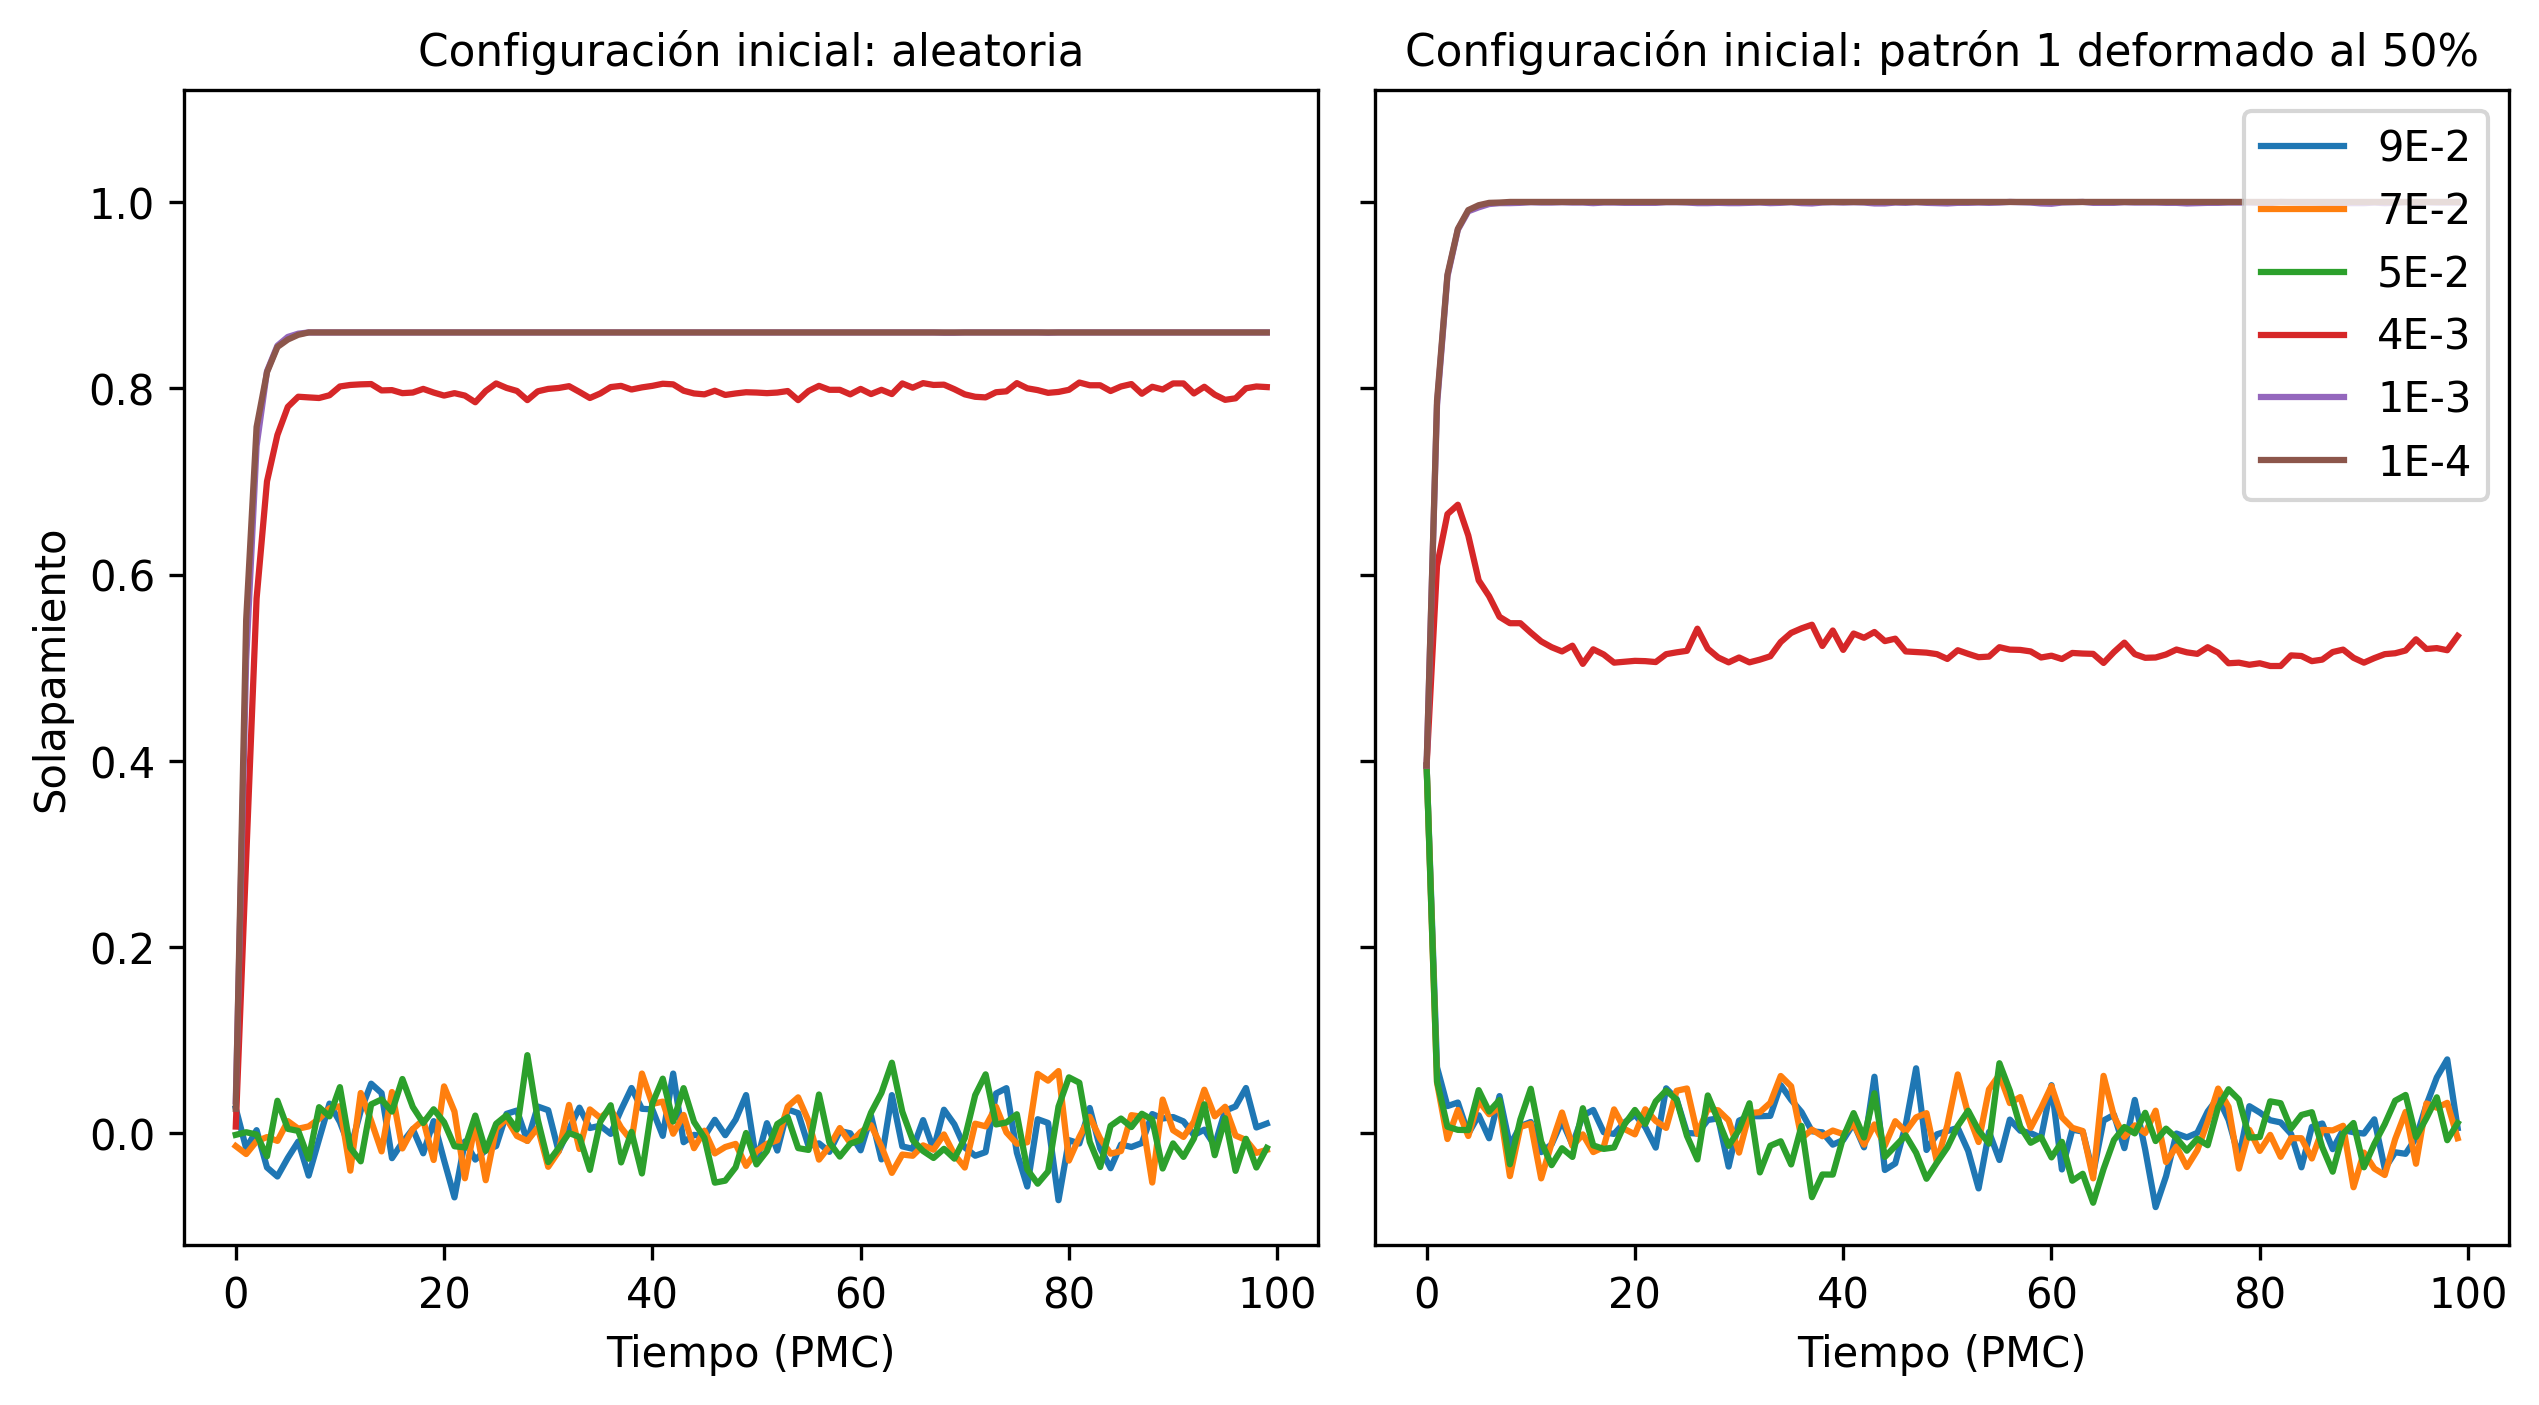

Python code for this plot:
import matplotlib.pyplot as plt

# Función para leer los datos de un archivo de texto
def leer_datos(archivo):
    x = []
    y = []
    
    with open(archivo, 'r') as file:
        for line in file:
            data = line.strip().split()
            x.append(float(data[0]))
            y.append(float(data[1]))
    
    return x, y

# Archivos de solapamiento aleatorio
archivos_aleatorio = ['solapamiento_aleatorio_T_9E-2.txt', 'solapamiento_aleatorio_T_7E-2.txt', 'solapamiento_aleatorio_T_5E-2.txt', 'solapamiento_aleatorio_T_4E-3.txt', 'solapamiento_aleatorio_T_1E-3.txt', 'solapamiento_aleatorio_T_1E-4.txt']

# Archivos de solapamiento deformado
archivos_deformado = ['solapamiento_deformado_T_9E-2.txt', 'solapamiento_deformado_T_7E-2.txt', 'solapamiento_deformado_T_5E-2.txt', 'solapamiento_deformado_T_4E-3.txt', 'solapamiento_deformado_T_1E-3.txt', 'solapamiento_deformado_T_1E-4.txt']
etiquetas_deformado = {'solapamiento_deformado_T_9E-2.txt': '9E-2', 'solapamiento_deformado_T_7E-2.txt': '7E-2', 'solapamiento_deformado_T_5E-2.txt': '5E-2', 'solapamiento_deformado_T_4E-3.txt': '4E-3', 'solapamiento_deformado_T_1E-3.txt': '1E-3', 'solapamiento_deformado_T_1E-4.txt': '1E-4'}


# Crear la figura y las subfiguras
fig, (ax1, ax2) = plt.subplots(1, 2, figsize=(10, 5))

# Graficar los datos de solapamiento aleatorio
for archivo in archivos_aleatorio:
    x_aleatorio, y_aleatorio = leer_datos(archivo)
    ax1.plot(x_aleatorio, y_aleatorio)

ax1.set_xlabel('Tiempo (PMC)')
ax1.set_ylabel('Solapamiento')
ax1.set_ylim([-0.12,1.12])
ax1.set_title('Configuración inicial: aleatoria', fontsize='10.5')


# Graficar los datos de solapamiento deformado
for archivo in archivos_deformado:
    x_deformado, y_deformado = leer_datos(archivo)
    etiqueta = etiquetas_deformado.get(archivo, archivo)  # Obtener la etiqueta correspondiente o usar el nombre de archivo si no hay etiqueta definida
    ax2.plot(x_deformado, y_deformado, label=etiqueta)

ax2.set_xlabel('Tiempo (PMC)')
#ax2.set_yticks([])
ax2.get_yaxis().set_ticklabels([])
ax2.set_ylim([-0.12,1.12])
ax2.set_title('Configuración inicial: patrón 1 deformado al 50%', fontsize='10.5')

# Añadir una leyenda
ax2.legend(loc='upper right')

# Ajustar los espacios entre subfiguras
plt.subplots_adjust(wspace=0.05)

# Mostrar la figura
#plt.show()

# Guardar la figura en formato PNG con una resolución de 300 ppp
plt.savefig('solapamiento_deformado-aleatorio.png', format='png', dpi=300, bbox_inches='tight')